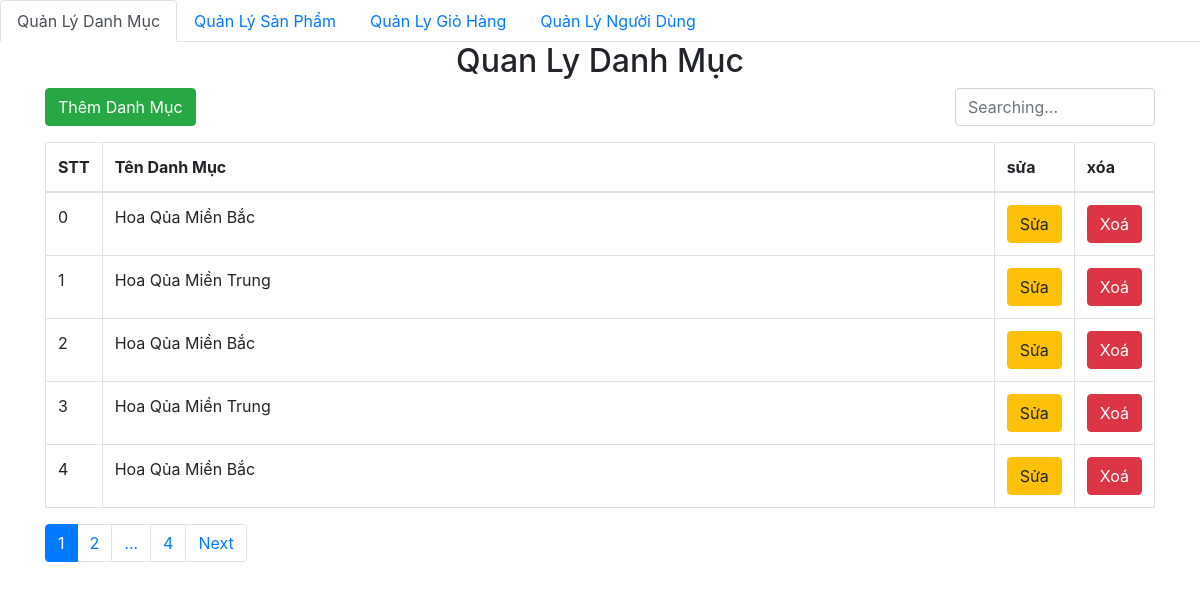
/Admin/San_Pham/index.php, run on the app's committed database.
### tables this page shows
CREATE TABLE `category` (
  `id` int(11) NOT NULL,
  `name` varchar(50) NOT NULL,
  `created_at` datetime DEFAULT NULL,
  `updated_at` datetime DEFAULT NULL
);

### db/dbhelper.php (called while the page is built, shortened)
<?php
function executeResult($sql) {
	$con = mysqli_connect(HOST, USERNAME, PASSWORD, DATABASE);
    mysqli_set_charset($con, 'utf8');
	$result = mysqli_query($con, $sql);
	$data   = [];
	if($result != null)
	{
		while ($row = mysqli_fetch_array($result, 1))
		{
			$data[] = $row;
		}
	}
	return $data;
}
function executeSingleResult($sql) {
	$con = mysqli_connect(HOST, USERNAME, PASSWORD, DATABASE);
	mysqli_set_charset($con, 'utf8');
	$result = mysqli_query($con, $sql);
	$row = null;
	if($result != null)
	{
		$row    = mysqli_fetch_array($result, 1);
	}
	return $row;
}

### Admin/San_Pham/index.php (the view, shortened to what this page needs)
<!DOCTYPE html>
<html>
<head>
	<link rel="stylesheet" href="https://maxcdn.bootstrapcdn.com/bootstrap/4.4.1/css/bootstrap.min.css">
</head>
<body>
<?php
    require_once('../../db/dbhelper.php');
    require_once('../../common/tien_ich.php');
?>
    <ul class="nav nav-tabs">
        <li class="nav-item">
            <a class="nav-link active" href="#">Quản Lý Danh Mục</a>
        </li>
        <li class="nav-item">
            <a class="nav-link" href="../The_Loai/">Quản Lý Sản Phẩm</a>
        </li>
        <li class="nav-item">
            <a class="nav-link" href="../Gio_Hang/">Quản Ly Giỏ Hàng</a>
        </li>
        <li class="nav-item">
            <a class="nav-link" href="../User/">Quản Lý Người Dùng</a>
        </li>
    </ul>
	<div class="container">
		<div class="panel panel-primary">
			<div class="panel-heading">
				<h2 class="text-center">Quan Ly Danh Mục</h2>
			</div>
			<div class="panel-body">
            <div class="row">
                <div class="col-lg-6">
                    <a href="them_moi.php">
                        <button class="btn btn-success" style="margin-bottom: 15px;">Thêm Danh Mục</button>
                    </a>
                </div>
                <div class="col-lg-6">
                    <form method="get">
                        <div class="form-group" style="width: 200px; float: right;">
                            <input type="text" class="form-control" placeholder="Searching..." id="s" name="s">
                        </div>
                    </form>
                </div>
            </div>
                <table class="table table-bordered table-hover">
                    <thead>
                        <tr>
                            <th width="50px">STT</th>
                            <th>Tên Danh Mục</th>
                            <th width="50px">sửa</th>
                            <th width="50px">xóa</th>
                        </tr>
                    </thead>
                    <tbody>
                    <?php
                        $limit = 5;
                        $page = 1;
                        $firstIndex = ($page-1)*$limit;
                        $s = '';
                        $additiona = '';
                        $sql = 'select * from category where 1 '.$additiona.' limit '.$firstIndex.','.$limit;
                        $categoryList = executeResult($sql);
                        $sql = 'select count(id) as total from category where 1'.$additiona;
                        $countResult = executeSingleResult($sql);
                        $number = 0;
                        if($countResult != null)
                        {
                            $count = $countResult['total'];
                            $number = ceil($count/$limit);
                        }
                        foreach ($categoryList as $item)
                        {
                            echo '<tr>
                                    <td>'.($firstIndex ++).'</td>
                                    <td>'.$item['name'].'</td>
                                    <td>
                                        <a href="them_moi.php?id='.$item['id'].'">
                                            <button class="btn btn-warning">Sửa</button>
                                        </a>
                                    </td>
                                    <td>
                                        <button class="btn btn-danger"
                                            onclick="deleteCategory('.$item['id'].')">Xoá</button>
                                    </td>
                                    </tr>';
                        }
                        ?>
                    </tbody>
                </table>
                <?=paginarion($number, $page, '&s='.$s)?>
			</div>
		</div>
	</div>
</body>
</html>

### data on the page
category: name "Hoa Qủa Miền Bắc"
category: name "Hoa Qủa Miền Trung"
category: name "Hoa Qủa Miền Bắc"
category: name "Hoa Qủa Miền Trung"
category: name "Hoa Qủa Miền Bắc"
